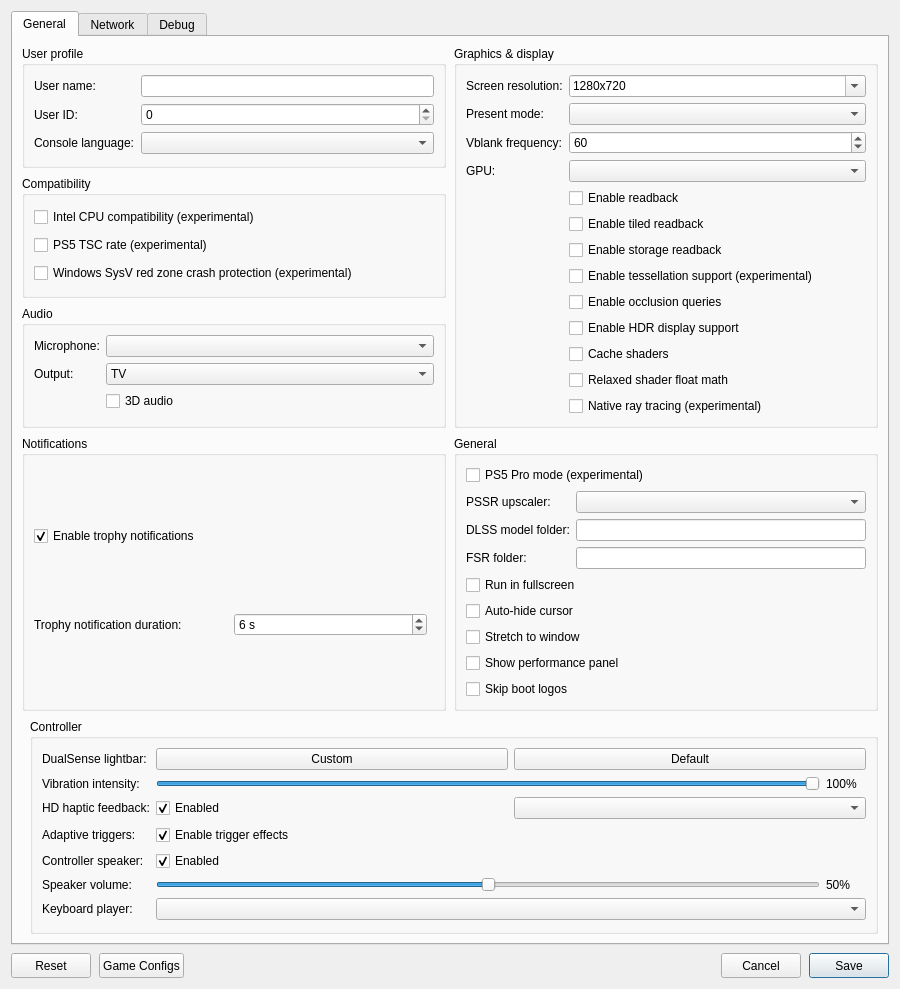
<?xml version="1.0" encoding="UTF-8"?>
<ui version="4.0">
 <class>ConfigurationEditDialog</class>
 <widget class="QDialog" name="ConfigurationEditDialog">
  <property name="geometry">
   <rect>
    <x>0</x>
    <y>0</y>
    <width>900</width>
    <height>620</height>
   </rect>
  </property>
  <property name="windowTitle">
   <string>Settings</string>
  </property>
  <property name="locale">
   <locale language="English" country="UnitedStates"/>
  </property>
  <layout class="QVBoxLayout" name="dialogLayout">
   <property name="spacing"><number>8</number></property>
   <item>
    <widget class="QTabWidget" name="settings_tabs">
     <property name="currentIndex"><number>0</number></property>
     <widget class="QWidget" name="settings_tab">
      <attribute name="title"><string>General</string></attribute>
      <layout class="QGridLayout" name="gridLayout">
       <property name="horizontalSpacing">
        <number>8</number>
       </property>
       <property name="verticalSpacing">
        <number>8</number>
       </property>
       <item row="0" column="0" colspan="2">
        <layout class="QGridLayout" name="sectionsLayout" columnstretch="1,1">
         <property name="horizontalSpacing">
          <number>8</number>
         </property>
         <property name="verticalSpacing">
          <number>8</number>
         </property>
         <item row="0" column="0">
          <widget class="QGroupBox" name="user_profile_group">
           <property name="title">
            <string>User profile</string>
           </property>
           <layout class="QFormLayout" name="userProfileLayout">
            <property name="fieldGrowthPolicy">
             <enum>QFormLayout::AllNonFixedFieldsGrow</enum>
            </property>
            <item row="0" column="0">
             <widget class="QLabel" name="label_user_name">
              <property name="text"><string>User name:</string></property>
             </widget>
            </item>
            <item row="0" column="1">
             <widget class="MandatoryLineEdit" name="lineEdit_user_name">
              <property name="toolTip"><string>Local user name exposed to games</string></property>
              <property name="clearButtonEnabled"><bool>true</bool></property>
             </widget>
            </item>
            <item row="1" column="0">
             <widget class="QLabel" name="label_user_id">
              <property name="text"><string>User ID:</string></property>
             </widget>
            </item>
            <item row="1" column="1">
             <widget class="QSpinBox" name="spinBox_user_id">
              <property name="toolTip"><string>Local user ID exposed to games</string></property>
             </widget>
            </item>
            <item row="2" column="0">
             <widget class="QLabel" name="label_console_language">
              <property name="text"><string>Console language:</string></property>
             </widget>
            </item>
            <item row="2" column="1">
             <widget class="QComboBox" name="comboBox_console_language">
              <property name="toolTip"><string>Language</string></property>
             </widget>
            </item>
           </layout>
          </widget>
         </item>
         <item row="2" column="0">
          <widget class="QGroupBox" name="audio_group">
           <property name="title"><string>Audio</string></property>
           <layout class="QFormLayout" name="audioLayout">
            <property name="fieldGrowthPolicy">
             <enum>QFormLayout::AllNonFixedFieldsGrow</enum>
            </property>
            <item row="0" column="0">
             <widget class="QLabel" name="label_audio_input_device">
              <property name="text"><string>Microphone:</string></property>
             </widget>
            </item>
            <item row="0" column="1">
             <widget class="QComboBox" name="comboBox_audio_input_device"/>
            </item>
            <item row="1" column="0">
             <widget class="QLabel" name="label_audio_output">
              <property name="text"><string>Output:</string></property>
             </widget>
            </item>
            <item row="1" column="1">
             <widget class="QComboBox" name="comboBox_audio_output">
              <property name="toolTip"><string>Audio device games see: TV, AV amplifier (7.1), sound bar (5.1) or headphones.</string></property>
              <item><property name="text"><string>TV</string></property></item>
              <item><property name="text"><string>AV Amplifier</string></property></item>
              <item><property name="text"><string>Sound Bar</string></property></item>
              <item><property name="text"><string>Headphones</string></property></item>
             </widget>
            </item>
            <item row="2" column="1">
             <widget class="QCheckBox" name="checkBox_audio_3d">
              <property name="text"><string>3D audio</string></property>
              <property name="toolTip"><string>Allow games to select their 3D audio mix.</string></property>
             </widget>
            </item>
           </layout>
          </widget>
         </item>
         <item row="0" column="1" rowspan="3">
          <widget class="QGroupBox" name="graphics_group">
           <property name="title">
            <string>Graphics &amp;&amp; display</string>
           </property>
           <layout class="QFormLayout" name="graphicsLayout">
            <property name="fieldGrowthPolicy">
             <enum>QFormLayout::AllNonFixedFieldsGrow</enum>
            </property>
            <item row="0" column="0">
             <widget class="QLabel" name="label_screen_resolution">
              <property name="text"><string>Screen resolution:</string></property>
             </widget>
            </item>
            <item row="0" column="1">
             <widget class="QComboBox" name="comboBox_screen_resolution">
              <property name="toolTip"><string>Window resolution as WIDTHxHEIGHT; pick a preset or type a custom size. Non-16:9 sizes such as 21:9 show the game with black bars unless Stretch to window is on.</string></property>
              <property name="editable"><bool>true</bool></property>
              <property name="insertPolicy"><enum>QComboBox::NoInsert</enum></property>
              <item><property name="text"><string notr="true">1280x720</string></property></item>
              <item><property name="text"><string notr="true">1920x1080</string></property></item>
              <item><property name="text"><string notr="true">2560x1440</string></property></item>
              <item><property name="text"><string notr="true">3840x2160</string></property></item>
              <item><property name="text"><string notr="true">2560x1080</string></property></item>
              <item><property name="text"><string notr="true">3440x1440</string></property></item>
              <item><property name="text"><string notr="true">3840x1600</string></property></item>
              <item><property name="text"><string notr="true">5120x2160</string></property></item>
             </widget>
            </item>
            <item row="1" column="0">
             <widget class="QLabel" name="label_present_mode">
              <property name="text"><string>Present mode:</string></property>
             </widget>
            </item>
            <item row="1" column="1">
             <widget class="QComboBox" name="comboBox_present_mode">
              <property name="toolTip"><string>Vulkan swapchain presentation mode</string></property>
             </widget>
            </item>
            <item row="2" column="0">
             <widget class="QLabel" name="label_vblank_frequency">
              <property name="text"><string>Vblank frequency:</string></property>
             </widget>
            </item>
            <item row="2" column="1">
             <widget class="QSpinBox" name="spinBox_vblank_frequency">
              <property name="toolTip"><string>Virtual display refresh rate used for frame pacing</string></property>
              <property name="minimum"><number>30</number></property>
              <property name="maximum"><number>360</number></property>
              <property name="value"><number>60</number></property>
             </widget>
            </item>
            <item row="4" column="0">
             <widget class="QLabel" name="label_gpu">
              <property name="text"><string>GPU:</string></property>
             </widget>
            </item>
            <item row="4" column="1">
             <widget class="QComboBox" name="comboBox_gpu">
              <property name="toolTip"><string>Graphics device used by the emulator</string></property>
             </widget>
            </item>
            <item row="5" column="1">
             <widget class="QCheckBox" name="checkBox_readback">
              <property name="toolTip"><string>Read back writable linear images</string></property>
              <property name="text"><string>Enable readback</string></property>
             </widget>
            </item>
            <item row="6" column="1">
             <widget class="QCheckBox" name="checkBox_readback_tiled">
              <property name="toolTip"><string>Read back small writable tiled images</string></property>
              <property name="text"><string>Enable tiled readback</string></property>
             </widget>
            </item>
            <item row="7" column="1">
             <widget class="QCheckBox" name="checkBox_readback_storage">
              <property name="toolTip"><string>Read back shader-written images when the game flushes the GPU cache for the CPU. Images from linear and tiled readback are read back then too.</string></property>
              <property name="text"><string>Enable storage readback</string></property>
             </widget>
            </item>
            <item row="8" column="1">
             <widget class="QCheckBox" name="checkBox_tessellation">
              <property name="toolTip"><string>Draw tessellated geometry. Disabled by default; unsupported tessellation may cause crashes.</string></property>
              <property name="text"><string>Enable tessellation support (experimental)</string></property>
             </widget>
            </item>
            <item row="9" column="1">
             <widget class="QCheckBox" name="checkBox_occlusion_queries">
              <property name="toolTip"><string>Count the samples of occlusion queries on the GPU, so hidden lights and objects stay hidden. Costs some performance.</string></property>
              <property name="text"><string>Enable occlusion queries</string></property>
             </widget>
            </item>
            <item row="10" column="1">
             <widget class="QCheckBox" name="checkBox_hdr">
              <property name="toolTip"><string>Enable HDR10 output for supported games. Requires HDR enabled on the host display.</string></property>
              <property name="text"><string>Enable HDR display support</string></property>
             </widget>
            </item>
            <item row="11" column="1">
             <widget class="QCheckBox" name="checkBox_shader_cache">
              <property name="toolTip"><string>Save compiled shaders and pipelines per game and load them at startup.</string></property>
              <property name="text"><string>Cache shaders</string></property>
             </widget>
            </item>
            <item row="12" column="1">
             <widget class="QCheckBox" name="checkBox_relaxed_shader_float">
              <property name="toolTip"><string>Use the host GPU's native float operations in shaders. Faster, but can be inaccurate.</string></property>
              <property name="text"><string>Relaxed shader float math</string></property>
             </widget>
            </item>
            <item row="13" column="1">
             <widget class="QCheckBox" name="checkBox_native_rt">
              <property name="toolTip"><string>Use native RT on the GPU.</string></property>
              <property name="text"><string>Native ray tracing (experimental)</string></property>
             </widget>
            </item>
           </layout>
          </widget>
         </item>
         <item row="3" column="0">
          <widget class="QGroupBox" name="notifications_group">
           <property name="title"><string>Notifications</string></property>
           <layout class="QVBoxLayout" name="notificationsLayout">
            <item>
             <widget class="QCheckBox" name="checkBox_trophy_notifications">
              <property name="toolTip"><string>Show trophy unlock notifications and play their sound.
    To use your own sound, replace the emulator's assets/sounds/trophy-unlock.wav with a WAV file and restart the game.</string></property>
              <property name="text"><string>Enable trophy notifications</string></property>
              <property name="checked"><bool>true</bool></property>
             </widget>
            </item>
            <item>
             <layout class="QHBoxLayout" name="trophyDurationLayout">
              <item>
               <widget class="QLabel" name="label_trophy_duration">
                <property name="text"><string>Trophy notification duration:</string></property>
               </widget>
              </item>
              <item>
               <widget class="QSpinBox" name="spinBox_trophy_duration">
                <property name="toolTip"><string>How long each trophy unlock notification stays on screen.</string></property>
                <property name="suffix"><string> s</string></property>
                <property name="minimum"><number>5</number></property>
                <property name="maximum"><number>10</number></property>
                <property name="value"><number>6</number></property>
               </widget>
              </item>
              <item>
               <spacer name="trophyDurationSpacer">
                <property name="orientation"><enum>Qt::Horizontal</enum></property>
               </spacer>
              </item>
             </layout>
            </item>
           </layout>
          </widget>
         </item>
         <item row="3" column="1">
          <widget class="QGroupBox" name="general_group">
           <property name="title"><string>General</string></property>
           <layout class="QVBoxLayout" name="generalLayout">
            <item>
             <widget class="QCheckBox" name="checkBox_pro">
              <property name="toolTip"><string>Enable PS5 Pro mode for supported games. Disabled by default.</string></property>
              <property name="text"><string>PS5 Pro mode (experimental)</string></property>
             </widget>
            </item>
            <item>
             <layout class="QFormLayout" name="pssrLayout">
              <item row="0" column="0">
               <widget class="QLabel" name="label_pssr_upscaler">
                <property name="text"><string>PSSR upscaler:</string></property>
               </widget>
              </item>
              <item row="0" column="1">
               <widget class="QComboBox" name="comboBox_pssr_upscaler">
                <property name="toolTip"><string>DLSS needs an NVIDIA RTX GPU</string></property>
               </widget>
              </item>
              <item row="1" column="0">
               <widget class="QLabel" name="label_dlss_folder">
                <property name="text"><string>DLSS model folder:</string></property>
               </widget>
              </item>
              <item row="1" column="1">
               <widget class="MandatoryLineEdit" name="lineEdit_dlss_folder">
                <property name="toolTip"><string>Folder with nvngx_dlss.dll (Windows) or libnvidia-ngx-dlss.so.* (Linux)</string></property>
                <property name="clearButtonEnabled"><bool>true</bool></property>
               </widget>
              </item>
              <item row="2" column="0">
               <widget class="QLabel" name="label_fsr_folder">
                <property name="text"><string>FSR folder:</string></property>
               </widget>
              </item>
              <item row="2" column="1">
               <widget class="MandatoryLineEdit" name="lineEdit_fsr_folder">
                <property name="toolTip"><string>Folder with amd_fidelityfx_loader_vk.dll and amd_fidelityfx_upscaler_vk.dll (AMD FidelityFX SDK 2.4 or later)</string></property>
                <property name="clearButtonEnabled"><bool>true</bool></property>
               </widget>
              </item>
             </layout>
            </item>
            <item>
             <widget class="QCheckBox" name="checkBox_fullscreen">
              <property name="toolTip"><string>Run in borderless desktop fullscreen</string></property>
              <property name="text"><string>Run in fullscreen</string></property>
             </widget>
            </item>
            <item>
             <widget class="QCheckBox" name="checkBox_hide_cursor">
              <property name="toolTip"><string>Hide the host cursor after 2 seconds without mouse activity</string></property>
              <property name="text"><string>Auto-hide cursor</string></property>
             </widget>
            </item>
            <item>
             <widget class="QCheckBox" name="checkBox_stretch">
              <property name="toolTip"><string>Stretch the game image to fill the window instead of keeping its aspect ratio with black bars</string></property>
              <property name="text"><string>Stretch to window</string></property>
             </widget>
            </item>
            <item>
             <widget class="QCheckBox" name="checkBox_perf_overlay">
              <property name="toolTip"><string>Show FPS, frame times, CPU/GPU usage, RAM and memory pressure in the game window. Press F2 (Cmd+P on macOS) to toggle it, and add Shift for the detailed view.</string></property>
              <property name="text"><string>Show performance panel</string></property>
             </widget>
            </item>
            <item>
             <widget class="QCheckBox" name="checkBox_skip_notice_screen">
              <property name="toolTip"><string>Skip startup logos and notices in supported games.</string></property>
              <property name="text"><string>Skip boot logos</string></property>
             </widget>
            </item>
           </layout>
          </widget>
         </item>
         <item row="1" column="0">
          <widget class="QGroupBox" name="compatibility_group">
           <property name="title">
            <string>Compatibility</string>
           </property>
           <layout class="QVBoxLayout" name="compatibilityLayout">
            <item>
             <widget class="QCheckBox" name="checkBox_amd_cpu">
              <property name="toolTip"><string>Patch CPU instructions that differ between AMD and the host CPU.</string></property>
              <property name="text"><string>Intel CPU compatibility (experimental)</string></property>
             </widget>
            </item>
            <item>
             <widget class="QCheckBox" name="checkBox_guest_tsc">
              <property name="toolTip"><string>Run the CPU time stamp counter (TSC) at the PS5's 1.6 GHz instead of the host rate. Fixes games that run too fast.</string></property>
              <property name="text"><string>PS5 TSC rate (experimental)</string></property>
             </widget>
            </item>
            <item>
             <widget class="QCheckBox" name="checkBox_red_zone_protection">
              <property name="toolTip"><string>Helps prevent crashes in some games on Windows</string></property>
              <property name="text"><string>Windows SysV red zone crash protection (experimental)</string></property>
             </widget>
            </item>
           </layout>
          </widget>
         </item>
        </layout>
       </item>
       <item row="1" column="1">
        <widget class="QGroupBox" name="controller_group">
         <property name="title"><string>Controller</string></property>
         <layout class="QFormLayout" name="controllerLayout">
          <property name="fieldGrowthPolicy"><enum>QFormLayout::AllNonFixedFieldsGrow</enum></property>
          <item row="0" column="0">
           <widget class="QLabel" name="label_controller_color">
            <property name="text"><string>DualSense lightbar:</string></property>
           </widget>
          </item>
          <item row="0" column="1">
           <layout class="QHBoxLayout" name="controllerColorLayout">
            <item>
             <widget class="QPushButton" name="button_controller_color">
              <property name="toolTip"><string>Choose and preview a fixed LED color. Bluetooth DualSense may take several seconds to update.</string></property>
              <property name="text"><string>Custom</string></property>
             </widget>
            </item>
            <item>
             <widget class="QPushButton" name="button_controller_color_reset">
              <property name="toolTip"><string>Let the game control the lightbar</string></property>
              <property name="text"><string>Default</string></property>
             </widget>
            </item>
           </layout>
          </item>
          <item row="1" column="0">
           <widget class="QLabel" name="label_controller_vibration">
            <property name="text"><string>Vibration intensity:</string></property>
           </widget>
          </item>
          <item row="1" column="1">
           <layout class="QHBoxLayout" name="controllerVibrationLayout">
            <item>
             <widget class="QSlider" name="slider_controller_vibration">
              <property name="toolTip"><string>Scale DualSense vibration over USB and Bluetooth</string></property>
              <property name="maximum"><number>100</number></property>
              <property name="value"><number>100</number></property>
              <property name="orientation"><enum>Qt::Horizontal</enum></property>
             </widget>
            </item>
            <item>
             <widget class="QLabel" name="label_controller_vibration_value">
              <property name="minimumSize"><size><width>40</width><height>0</height></size></property>
              <property name="text"><string>100%</string></property>
             </widget>
            </item>
           </layout>
          </item>
          <item row="2" column="0">
           <widget class="QLabel" name="label_controller_haptics">
            <property name="text"><string>HD haptic feedback:</string></property>
           </widget>
          </item>
          <item row="2" column="1">
           <layout class="QHBoxLayout" name="controllerHapticsLayout">
            <item>
             <widget class="QCheckBox" name="checkBox_haptics_enabled">
              <property name="toolTip"><string>Use the DualSense HD haptic stream when supported.</string></property>
              <property name="text"><string>Enabled</string></property>
              <property name="checked"><bool>true</bool></property>
             </widget>
            </item>
            <item>
             <widget class="QComboBox" name="comboBox_haptics_fallback">
              <property name="toolTip"><string>Choose what replaces HD haptics when they are disabled.</string></property>
             </widget>
            </item>
           </layout>
          </item>
          <item row="3" column="0">
           <widget class="QLabel" name="label_controller_adaptive_triggers">
            <property name="text"><string>Adaptive triggers:</string></property>
           </widget>
          </item>
          <item row="3" column="1">
           <widget class="QCheckBox" name="checkBox_adaptive_triggers">
            <property name="toolTip"><string>Disable trigger resistance while preserving the full analog L2/R2 input range.</string></property>
            <property name="text"><string>Enable trigger effects</string></property>
            <property name="checked"><bool>true</bool></property>
           </widget>
          </item>
          <item row="4" column="0">
           <widget class="QLabel" name="label_controller_speaker">
            <property name="text"><string>Controller speaker:</string></property>
           </widget>
          </item>
          <item row="4" column="1">
           <widget class="QCheckBox" name="checkBox_controller_speaker">
            <property name="toolTip"><string>Route game audio to the DualSense speaker.</string></property>
            <property name="text"><string>Enabled</string></property>
            <property name="checked"><bool>true</bool></property>
           </widget>
          </item>
          <item row="5" column="0">
           <widget class="QLabel" name="label_controller_volume">
            <property name="text"><string>Speaker volume:</string></property>
           </widget>
          </item>
          <item row="5" column="1">
           <layout class="QHBoxLayout" name="controllerVolumeLayout">
            <item>
             <widget class="QSlider" name="slider_controller_volume">
              <property name="toolTip"><string>Scale the DualSense speaker over USB and Bluetooth. 50% is the previous default; 100% adds 6 dB of gain.</string></property>
              <property name="maximum"><number>100</number></property>
              <property name="value"><number>50</number></property>
              <property name="orientation"><enum>Qt::Horizontal</enum></property>
             </widget>
            </item>
            <item>
             <widget class="QLabel" name="label_controller_volume_value">
              <property name="minimumSize"><size><width>40</width><height>0</height></size></property>
              <property name="text"><string>50%</string></property>
             </widget>
            </item>
           </layout>
          </item>
          <item row="6" column="0">
           <widget class="QLabel" name="label_keyboard_player">
            <property name="text"><string>Keyboard player:</string></property>
           </widget>
          </item>
          <item row="6" column="1">
           <widget class="QComboBox" name="comboBox_keyboard_player">
            <property name="toolTip"><string>Gamepads fill the remaining players in connection order. Every player uses the same input mapping.</string></property>
           </widget>
          </item>
         </layout>
        </widget>
       </item>
      </layout>
     </widget>
     <widget class="QWidget" name="network_tab">
      <attribute name="title"><string>Network</string></attribute>
      <layout class="QVBoxLayout" name="networkTabLayout">
       <item>
        <widget class="QCheckBox" name="checkBox_network_connected">
         <property name="toolTip"><string>Let games use your computer's local network connection.</string></property>
         <property name="text"><string>Enable network connection</string></property>
        </widget>
       </item>
       <item>
        <widget class="QCheckBox" name="checkBox_psn_emulation">
         <property name="text"><string>Emulate PSN (compatibility)</string></property>
        </widget>
       </item>
       <item>
        <spacer name="networkSpacer">
         <property name="orientation"><enum>Qt::Vertical</enum></property>
         <property name="sizeHint" stdset="0"><size><width>20</width><height>40</height></size></property>
        </spacer>
       </item>
      </layout>
     </widget>
     <widget class="QWidget" name="debug_tab">
      <attribute name="title"><string>Debug</string></attribute>
      <layout class="QVBoxLayout" name="debugTabLayout">
       <item>
        <widget class="QGroupBox" name="debug_group">
         <property name="title">
          <string>Debugging &amp;&amp; logs</string>
         </property>
         <layout class="QGridLayout" name="debugLayout" columnstretch="0,1,0,1">
          <property name="horizontalSpacing"><number>8</number></property>
          <property name="verticalSpacing"><number>6</number></property>
          <item row="0" column="0" colspan="2">
           <widget class="QCheckBox" name="checkBox_vulkan_validation">
            <property name="toolTip"><string>Enable Vulkan validation layers</string></property>
            <property name="text"><string>Vulkan validation</string></property>
            <property name="checked"><bool>true</bool></property>
           </widget>
          </item>
          <item row="0" column="2" colspan="2">
           <widget class="QCheckBox" name="checkBox_shader_validation">
            <property name="toolTip"><string>Validate SPIR-V binary</string></property>
            <property name="text"><string>Shader validation</string></property>
            <property name="checked"><bool>true</bool></property>
           </widget>
          </item>
          <item row="1" column="0" colspan="2">
           <widget class="QCheckBox" name="checkBox_renderdoc_capture">
            <property name="toolTip"><string>Enable RenderDoc capture</string></property>
            <property name="text"><string>RenderDoc capture</string></property>
           </widget>
          </item>
          <item row="1" column="2" colspan="2">
           <widget class="QCheckBox" name="checkBox_cmd_dump">
            <property name="toolTip"><string>Dump command buffers</string></property>
            <property name="text"><string>Command buffer dump</string></property>
           </widget>
          </item>
          <item row="2" column="0">
           <widget class="QLabel" name="label_shader_log_direction">
            <property name="text"><string>Shader logging:</string></property>
           </widget>
          </item>
          <item row="2" column="1">
           <widget class="QComboBox" name="comboBox_shader_log_direction">
            <property name="toolTip"><string>Dump shaders to file or console window. If enabled may decrease emulator performance</string></property>
           </widget>
          </item>
          <item row="2" column="2">
           <widget class="QLabel" name="label_shader_log_folder">
            <property name="text"><string>Shader log folder:</string></property>
           </widget>
          </item>
          <item row="2" column="3">
           <widget class="MandatoryLineEdit" name="lineEdit_shader_log_folder">
            <property name="toolTip"><string>Specify directory to dump shaders</string></property>
            <property name="clearButtonEnabled"><bool>true</bool></property>
           </widget>
          </item>
          <item row="3" column="0">
           <widget class="QLabel" name="label_printf_direction">
            <property name="text"><string>Printf output:</string></property>
           </widget>
          </item>
          <item row="3" column="1">
           <widget class="QComboBox" name="comboBox_printf_direction">
            <property name="toolTip"><string>Print logs to file or console window. If enabled may decrease emulator performance</string></property>
           </widget>
          </item>
          <item row="3" column="2">
           <widget class="QLabel" name="label_printf_file">
            <property name="text"><string>Printf output file:</string></property>
           </widget>
          </item>
          <item row="3" column="3">
           <widget class="MandatoryLineEdit" name="lineEdit_printf_file">
            <property name="toolTip"><string>Specify file to dump logs</string></property>
            <property name="clearButtonEnabled"><bool>true</bool></property>
           </widget>
          </item>
          <item row="4" column="0">
           <widget class="QCheckBox" name="checkBox_profiler">
            <property name="toolTip"><string>Enable the Tracy profiler. Profiling may decrease emulator performance</string></property>
            <property name="text"><string>Tracy profiler</string></property>
           </widget>
          </item>
          <item row="5" column="0" colspan="4">
           <widget class="QCheckBox" name="checkBox_shader_failure_log">
            <property name="toolTip"><string>On a shader compilation failure, write a compact report with the shader stage, last compilation step, and error to the shader log folder.</string></property>
            <property name="text"><string>Write compact shader failure report</string></property>
           </widget>
          </item>
          <item row="4" column="2">
           <widget class="QLabel" name="label_cmd_dump_folder">
            <property name="text"><string>Command buffer folder:</string></property>
           </widget>
          </item>
          <item row="4" column="3">
           <widget class="MandatoryLineEdit" name="lineEdit_cmd_dump_folder">
            <property name="toolTip"><string>Specify directory to dump command buffers</string></property>
            <property name="clearButtonEnabled"><bool>true</bool></property>
           </widget>
          </item>
         </layout>
        </widget>
       </item>
       <item>
        <widget class="QGroupBox" name="rendering_compatibility_group">
         <property name="title"><string>Rendering compatibility</string></property>
         <layout class="QVBoxLayout" name="renderingCompatibilityLayout">
          <item>
           <widget class="QLabel" name="label_rendering_compatibility">
            <property name="text"><string>These settings may help with rendering bugs at a slight performance cost.</string></property>
            <property name="wordWrap"><bool>true</bool></property>
           </widget>
          </item>
          <item>
           <widget class="QCheckBox" name="checkBox_sync_raw_image_buffers">
            <property name="toolTip"><string>Can fix missing textures and incorrect transparency (Resident Evil 2).</string></property>
            <property name="text"><string>Accurate texture synchronization</string></property>
           </widget>
          </item>
         </layout>
        </widget>
       </item>
       <item>
        <widget class="QGroupBox" name="performance_tweaks_group">
         <property name="title"><string>Performance tweaks</string></property>
         <layout class="QVBoxLayout" name="performanceTweaksLayout">
          <item>
           <widget class="QLabel" name="label_performance_tweaks">
            <property name="styleSheet"><string>color: red;</string></property>
            <property name="text"><string>Game-specific tweaks: they may or may not improve performance. Use with caution and prefer setting them per game rather than globally.</string></property>
            <property name="wordWrap"><bool>true</bool></property>
           </widget>
          </item>
          <item>
           <layout class="QHBoxLayout" name="flushDrawsLayout">
            <item>
             <widget class="QLabel" name="label_flush_draws">
              <property name="text"><string>Submit GPU work every N draws (0 = off):</string></property>
             </widget>
            </item>
            <item>
             <widget class="QSpinBox" name="spinBox_flush_draws">
              <property name="toolTip"><string>Can lower frame time in games that send a whole frame as one command buffer, at some submit overhead.</string></property>
              <property name="maximum"><number>99999</number></property>
             </widget>
            </item>
            <item>
             <spacer name="flushDrawsSpacer">
              <property name="orientation"><enum>Qt::Horizontal</enum></property>
             </spacer>
            </item>
           </layout>
          </item>
         </layout>
        </widget>
       </item>
       <item>
        <spacer name="debugSpacer">
         <property name="orientation"><enum>Qt::Vertical</enum></property>
         <property name="sizeHint" stdset="0"><size><width>20</width><height>40</height></size></property>
        </spacer>
       </item>
      </layout>
     </widget>
    </widget>
   </item>
   <item>
    <layout class="QHBoxLayout" name="buttonLayout">
     <item>
     <widget class="QPushButton" name="clear_button">
       <property name="minimumSize"><size><width>80</width><height>25</height></size></property>
       <property name="text"><string>Reset</string></property>
       <property name="toolTip"><string>Restore default settings</string></property>
      </widget>
     </item>
     <item>
      <widget class="QPushButton" name="settings_button">
       <property name="minimumSize"><size><width>80</width><height>25</height></size></property>
       <property name="text"><string>Game Configs</string></property>
       <property name="toolTip"><string>Import or export game configs</string></property>
      </widget>
     </item>
     <item>
      <spacer name="buttonSpacer">
       <property name="orientation"><enum>Qt::Horizontal</enum></property>
       <property name="sizeHint" stdset="0"><size><width>40</width><height>20</height></size></property>
      </spacer>
     </item>
     <item>
      <widget class="QPushButton" name="cancel_button">
       <property name="minimumSize"><size><width>80</width><height>25</height></size></property>
       <property name="text"><string>Cancel</string></property>
      </widget>
     </item>
     <item>
      <widget class="QPushButton" name="ok_button">
       <property name="minimumSize"><size><width>80</width><height>25</height></size></property>
       <property name="text"><string>Save</string></property>
       <property name="default"><bool>true</bool></property>
      </widget>
     </item>
    </layout>
   </item>
  </layout>
 </widget>
 <customwidgets>
  <customwidget>
   <class>MandatoryLineEdit</class>
   <extends>QLineEdit</extends>
   <header>mandatoryLineEdit.h</header>
  </customwidget>
 </customwidgets>
 <resources/>
</ui>
